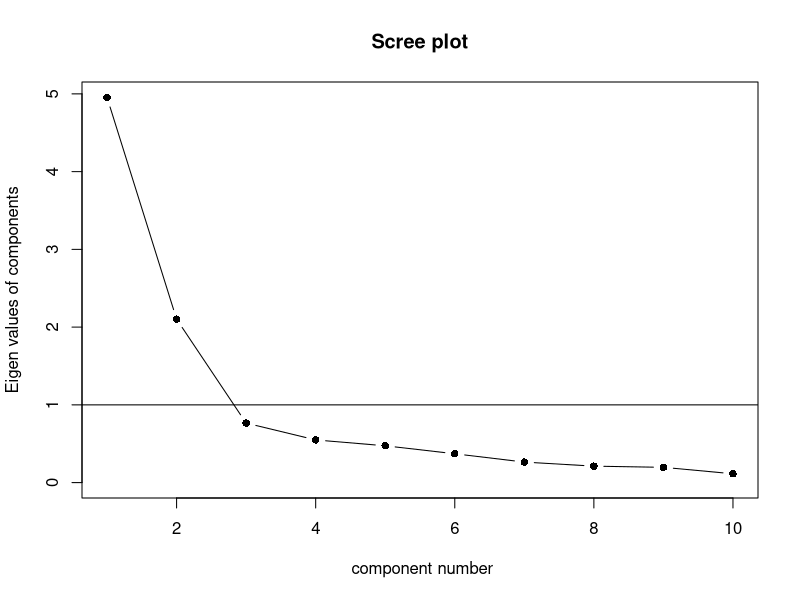
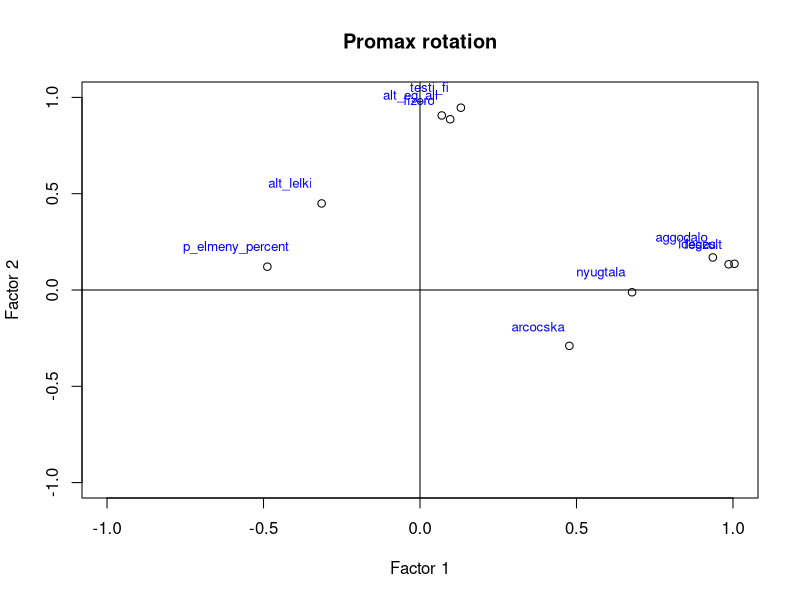

Recreate these plots in R, in order.
## ---- chunk 1
# markdown settings
knitr::opts_chunk$set(echo = TRUE)
# loading necesarry packages
library(knitr)
library(rmarkdown)
library(tidyverse)
library(broom)
library(psych)
#loading custom R functions
r_scripts <- list.files("R/", full.names = TRUE)
walk(r_scripts, source)
## ---- chunk 2
processed <- read_tsv("data/boldog_processed.tsv")
## ---- chunk 3
skimr::skim(processed) %>% 
  kable()
## ---- chunk 4
vars <- c("p_elmeny_percent", "testi_fi", "alt_lelki", "alt_eg_all", "fizero", "arcocska", "aggodalo", "ideges", "feszult", "nyugtala")

efa_data <- 
  processed %>% 
  dplyr::select(all_of(vars))
## ---- chunk 5
cor_matrix <- cor(efa_data, use = "pairwise.complete.obs")
## ---- chunk 6
eigenvalues <- eigen(cor_matrix)

eigenvalues$values
## ---- chunk 7
scree(cor_matrix, factors = FALSE)
## ---- chunk 8
fa_res <- fa(efa_data, nfactors = 2, rotate = "oblimin", fm = "ml")

fa_res
## ---- chunk 9
KMO(cor_matrix)
## ---- chunk 10
cortest.bartlett(cor_matrix, n = 500, diag = FALSE)
## ---- chunk 11
fa_res
## ---- chunk 12
fa_promax_res <- fa(efa_data, nfactors = 2, rotate = "promax", fm = "ml")

fa_promax_res
## ---- chunk 13
plot(fa_promax_res$loadings[,1], 
     fa_promax_res$loadings[,2],
     xlab = "Factor 1", 
     ylab = "Factor 2",
     ylim = c(-1,1),
     xlim = c(-1,1),
     main = "Promax rotation")

text(
  fa_promax_res$loadings[,1]-0.1,
     fa_promax_res$loadings[,2]+0.1,
     colnames(cor_matrix),
     col="blue", cex = .8)

abline(h = 0, v = 0)
## ---- chunk 14
map(efa_data, shapiro.test)
